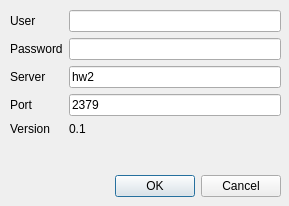
<?xml version="1.0" encoding="UTF-8"?>
<ui version="4.0">
 <class>SKSettings</class>
 <widget class="QDialog" name="SKSettings">
  <property name="geometry">
   <rect>
    <x>0</x>
    <y>0</y>
    <width>289</width>
    <height>206</height>
   </rect>
  </property>
  <property name="windowTitle">
   <string>Dialog</string>
  </property>
  <widget class="QDialogButtonBox" name="buttonBox">
   <property name="geometry">
    <rect>
     <x>10</x>
     <y>170</y>
     <width>271</width>
     <height>32</height>
    </rect>
   </property>
   <property name="orientation">
    <enum>Qt::Horizontal</enum>
   </property>
   <property name="standardButtons">
    <set>QDialogButtonBox::Cancel|QDialogButtonBox::Ok</set>
   </property>
  </widget>
  <widget class="QWidget" name="formLayoutWidget">
   <property name="geometry">
    <rect>
     <x>10</x>
     <y>10</y>
     <width>271</width>
     <height>151</height>
    </rect>
   </property>
   <layout class="QFormLayout" name="formLayout">
    <item row="0" column="0">
     <widget class="QLabel" name="label_2">
      <property name="text">
       <string>User</string>
      </property>
     </widget>
    </item>
    <item row="0" column="1">
     <widget class="QLineEdit" name="skUser"/>
    </item>
    <item row="1" column="0">
     <widget class="QLabel" name="label_3">
      <property name="text">
       <string>Password</string>
      </property>
     </widget>
    </item>
    <item row="1" column="1">
     <widget class="QLineEdit" name="skPassword">
      <property name="echoMode">
       <enum>QLineEdit::Password</enum>
      </property>
     </widget>
    </item>
    <item row="2" column="0">
     <widget class="QLabel" name="label_4">
      <property name="text">
       <string>Server</string>
      </property>
     </widget>
    </item>
    <item row="2" column="1">
     <widget class="QLineEdit" name="skServer">
      <property name="text">
       <string>hw2</string>
      </property>
     </widget>
    </item>
    <item row="3" column="0">
     <widget class="QLabel" name="label_5">
      <property name="text">
       <string>Port</string>
      </property>
     </widget>
    </item>
    <item row="3" column="1">
     <widget class="QLineEdit" name="skServerPort">
      <property name="text">
       <string>2379</string>
      </property>
     </widget>
    </item>
    <item row="4" column="0">
     <widget class="QLabel" name="label_6">
      <property name="text">
       <string>Version</string>
      </property>
     </widget>
    </item>
    <item row="4" column="1">
     <widget class="QLabel" name="skLbVersion">
      <property name="text">
       <string>0.1</string>
      </property>
     </widget>
    </item>
   </layout>
  </widget>
 </widget>
 <resources/>
 <connections>
  <connection>
   <sender>buttonBox</sender>
   <signal>accepted()</signal>
   <receiver>SKSettings</receiver>
   <slot>accept()</slot>
   <hints>
    <hint type="sourcelabel">
     <x>248</x>
     <y>254</y>
    </hint>
    <hint type="destinationlabel">
     <x>157</x>
     <y>274</y>
    </hint>
   </hints>
  </connection>
  <connection>
   <sender>buttonBox</sender>
   <signal>rejected()</signal>
   <receiver>SKSettings</receiver>
   <slot>reject()</slot>
   <hints>
    <hint type="sourcelabel">
     <x>316</x>
     <y>260</y>
    </hint>
    <hint type="destinationlabel">
     <x>286</x>
     <y>274</y>
    </hint>
   </hints>
  </connection>
 </connections>
</ui>
